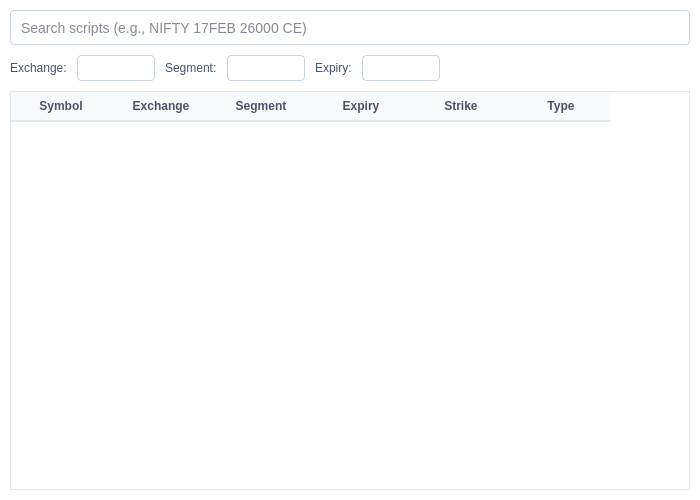
<?xml version="1.0" encoding="UTF-8"?>
<ui version="4.0">
 <class>GlobalSearchWidget</class>
 <widget class="QWidget" name="GlobalSearchWidget">
  <property name="geometry">
   <rect>
    <x>0</x>
    <y>0</y>
    <width>700</width>
    <height>500</height>
   </rect>
  </property>
  <property name="styleSheet">
   <string notr="true">
QWidget {
    background-color: #ffffff;
    color: #1e293b;
    font-family: &quot;Segoe UI&quot;, sans-serif;
}

QLineEdit {
    background-color: #ffffff;
    border: 1px solid #cbd5e1;
    border-radius: 4px;
    color: #0f172a;
    padding: 5px 8px;
    font-size: 14px;
}

QLineEdit:focus {
    border-color: #3b82f6;
}

QComboBox {
    background-color: #ffffff;
    border: 1px solid #cbd5e1;
    border-radius: 4px;
    padding: 4px 8px;
    color: #0f172a;
}

QComboBox::drop-down {
    border: none;
}

QComboBox QAbstractItemView {
    background: #ffffff;
    color: #0f172a;
    border: 1px solid #e2e8f0;
    selection-background-color: #dbeafe;
    selection-color: #1e40af;
}

QTableWidget {
    background-color: #ffffff;
    border: 1px solid #e2e8f0;
    gridline-color: #f1f5f9;
    color: #1e293b;
}

QTableWidget::item:selected {
    background: #dbeafe;
    color: #1e40af;
}

QTableWidget::item:hover {
    background: #f8fafc;
}

QHeaderView::section {
    background-color: #f8fafc;
    color: #475569;
    padding: 5px;
    border: none;
    border-bottom: 2px solid #e2e8f0;
    font-weight: 600;
}

QLabel {
    color: #475569;
}
   </string>
  </property>
  <layout class="QVBoxLayout" name="mainLayout">
   <property name="spacing">
    <number>10</number>
   </property>
   <property name="leftMargin">
    <number>10</number>
   </property>
   <property name="topMargin">
    <number>10</number>
   </property>
   <property name="rightMargin">
    <number>10</number>
   </property>
   <property name="bottomMargin">
    <number>10</number>
   </property>
   <item>
    <layout class="QHBoxLayout" name="searchLayout">
     <item>
      <widget class="QLineEdit" name="searchEdit">
       <property name="minimumSize">
        <size>
         <width>0</width>
         <height>35</height>
        </size>
       </property>
       <property name="placeholderText">
        <string>Search scripts (e.g., NIFTY 17FEB 26000 CE)</string>
       </property>
      </widget>
     </item>
    </layout>
   </item>
   <item>
    <layout class="QHBoxLayout" name="filterLayout">
     <item>
      <widget class="QLabel" name="exchangeLabel">
       <property name="text">
        <string>Exchange:</string>
       </property>
      </widget>
     </item>
     <item>
      <widget class="QComboBox" name="exchangeCombo"/>
     </item>
     <item>
      <widget class="QLabel" name="segmentLabel">
       <property name="text">
        <string>Segment:</string>
       </property>
      </widget>
     </item>
     <item>
      <widget class="QComboBox" name="segmentCombo"/>
     </item>
     <item>
      <widget class="QLabel" name="expiryLabel">
       <property name="text">
        <string>Expiry:</string>
       </property>
      </widget>
     </item>
     <item>
      <widget class="QComboBox" name="expiryCombo"/>
     </item>
     <item>
      <spacer name="filterSpacer">
       <property name="orientation">
        <enum>Qt::Horizontal</enum>
       </property>
       <property name="sizeHint" stdset="0">
        <size>
         <width>40</width>
         <height>20</height>
        </size>
       </property>
      </spacer>
     </item>
    </layout>
   </item>
   <item>
    <widget class="QTableWidget" name="resultsTable">
     <property name="editTriggers">
      <set>QAbstractItemView::NoEditTriggers</set>
     </property>
     <property name="selectionMode">
      <enum>QAbstractItemView::SingleSelection</enum>
     </property>
     <property name="selectionBehavior">
      <enum>QAbstractItemView::SelectRows</enum>
     </property>
     <property name="alternatingRowColors">
      <bool>true</bool>
     </property>
     <column>
      <property name="text">
       <string>Symbol</string>
      </property>
     </column>
     <column>
      <property name="text">
       <string>Exchange</string>
      </property>
     </column>
     <column>
      <property name="text">
       <string>Segment</string>
      </property>
     </column>
     <column>
      <property name="text">
       <string>Expiry</string>
      </property>
     </column>
     <column>
      <property name="text">
       <string>Strike</string>
      </property>
     </column>
     <column>
      <property name="text">
       <string>Type</string>
      </property>
     </column>
    </widget>
   </item>
  </layout>
 </widget>
 <resources/>
 <connections/>
</ui>
